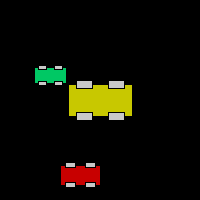
Frame 1 (no input)
Frame 60 (the mouse pressed at the canvas centre just before this capture): identical to frame 1, image omitted
Frame 120 (the mouse held since frame 60 and released just before this capture): identical to frame 1, image omitted

The Processing sketch that drew this single still picture (run headless with seeded random() and noise(); from frame 60 on, the mouse is pressed at the canvas centre):

// Processing sketch: exemple_11_04_voiture_modulaire
// ── exemple_11_04_voiture_modulaire.pde
void dessineVoiture(int x, int y, int taille, color c) {
  int decalage = taille / 4;

  // Le corps de la voiture.
  rectMode(CENTER);
  stroke(0);
  fill(c);
  rect(x, y, taille, taille / 2);

  // Les roues.
  fill(200);
  rect(x - decalage, y - decalage, decalage, decalage / 2);
  rect(x + decalage, y - decalage, decalage, decalage / 2);
  rect(x - decalage, y + decalage, decalage, decalage / 2);
  rect(x + decalage, y + decalage, decalage, decalage / 2);
}

void setup() {
  size(200, 200);
}

void draw() {
  background(0);
  dessineVoiture(100, 100, 64, color(200,200,0));
  dessineVoiture(50, 75, 32, color(0, 200, 100));
  dessineVoiture(80, 175, 40, color(200, 0, 0));
}
